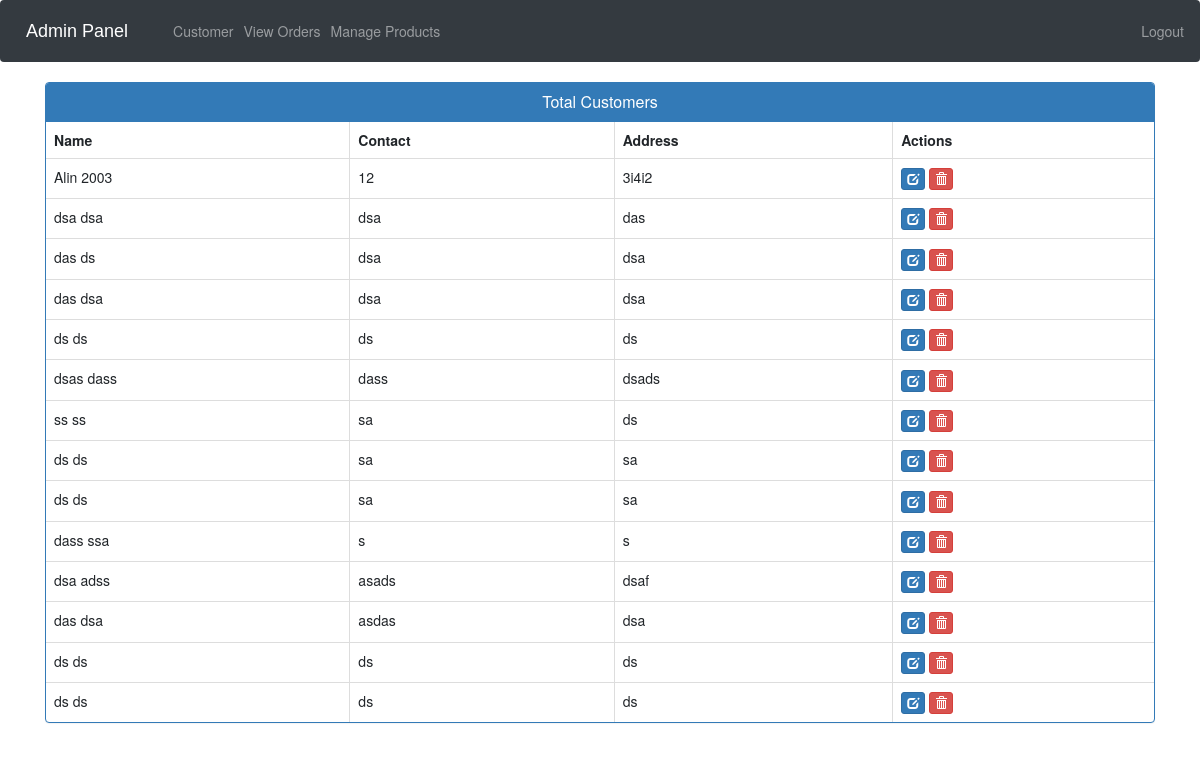
/view-customer/ (signed in), run on an earlier commit of the app's database.
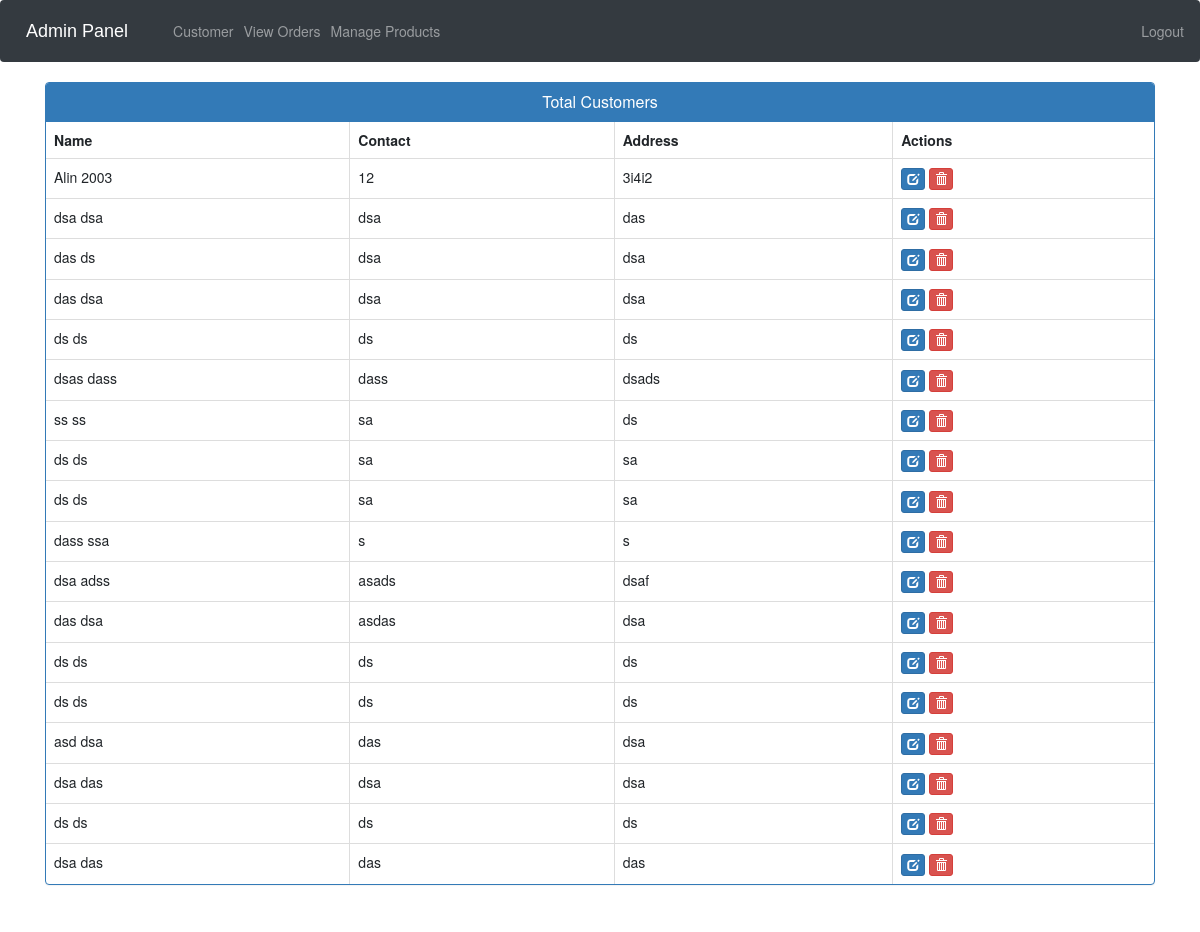
And on a later commit of the database.
### ecom/models.py (models this page shows, shortened)
class Customer(models.Model):
    user = models.OneToOneField(User, on_delete=models.CASCADE)
    profile_pic = models.ImageField(upload_to='profile_pic/CustomerProfilePic/', null=True, blank=True)
    address = models.CharField(max_length=40)
    mobile = models.CharField(max_length=20, null=False)
    @property
    def get_name(self):
        return self.user.first_name + " " + self.user.last_name

### ecom/views.py (the view)
# urls.py: path('view-customer/', views.view_customer_view, name='view-customer'),
@login_required(login_url='adminlogin')
def view_customer_view(request):
    customers = models.Customer.objects.all()
    return render(request, 'ecom/view_customer.html', {'customers': customers})

### templates/ecom/view_customer.html (shortened to what this page needs)
{% extends 'ecom/admin_base.html' %}
{% load static %}
{% block content %}
<head>
        <link rel="stylesheet" href="https://cdnjs.cloudflare.com/ajax/libs/font-awesome/5.15.4/css/all.min.css">
        <link rel="stylesheet" href="https://unpkg.com/swiper@7/swiper-bundle.min.css">
        <link rel="stylesheet" href="https://cdnjs.cloudflare.com/ajax/libs/lightgallery-js/1.4.0/css/lightgallery.min.css">
  <link href="//netdna.bootstrapcdn.com/bootstrap/3.0.0/css/bootstrap.min.css" rel="stylesheet" id="bootstrap-css">
</head>
<div class="container">
  <div class="panel panel-primary">
    <div class="panel-heading">
      <h6 class="panel-title">Total Customers</h6>
    </div>
    <table class="table table-hover table-bordered" id="dev-table">
      <thead>
        <tr>
          <th>Name</th>
          <th>Contact</th>
          <th>Address</th>
          <th>Actions</th>
        </tr>
      </thead>
      {% for c in customers %}
      <tr>
        <td> {{c.get_name}}</td>
        <td>{{c.mobile}}</td>
        <td>{{c.address}}</td>
        <td><a class="btn btn-primary btn-xs" href="{% url 'update-customer' c.id  %}"><span class="glyphicon glyphicon-edit"></span></a>
        <a class="btn btn-danger btn-xs" href="{% url 'delete-customer' c.id  %}"><span class="glyphicon glyphicon-trash"></span></a></td>
      </tr>
      {% endfor %}
    </table>
  </div>
</div>
{% endblock content %}

### templates/ecom/admin_base.html (shortened to what this page needs)
<!DOCTYPE html>
{% load static %}
<html lang="en">
<head>
            <link rel="stylesheet" href="https://cdnjs.cloudflare.com/ajax/libs/font-awesome/5.15.4/css/all.min.css">
        <link rel="stylesheet" href="https://unpkg.com/swiper@7/swiper-bundle.min.css">
        <link rel="stylesheet" href="https://cdnjs.cloudflare.com/ajax/libs/lightgallery-js/1.4.0/css/lightgallery.min.css">
  <link rel="stylesheet" href="https://stackpath.bootstrapcdn.com/bootstrap/4.3.1/css/bootstrap.min.css">
  <link rel="stylesheet" href="https://maxcdn.bootstrapcdn.com/font-awesome/4.7.0/css/font-awesome.min.css">
</head>
<body>
  <div class="bs-example">
    <nav class="navbar navbar-expand-md navbar-dark fixed-top" style="background:#343A40;">
      <a href="/" class="navbar-brand">Admin Panel</a>
      <div class="collapse navbar-collapse justify-content-between" id="navbarCollapse">
        <div class="navbar-nav">
          <a href="/view-customer" class="nav-item nav-link"> Customer </a>
          <a href="/admin-view-booking" class="nav-item nav-link"> View Orders </a>
          <a href="/admin-products" class="nav-item nav-link"> Manage Products </a>
        </div>
        <div class="navbar-nav navbar-right">
          <a href="/logout" class="nav-item nav-link"> Logout</a>
        </div>
      </div>
    </nav>
  </div>
  {% block content %}
  {% endblock content %}
<br><br><br><br><br><br><br><br>
</body>
</html>

### templates/ecom/admin_base.html (style rules this page uses)
.bs-example { margin: 0px; }
.navbar-brand { font-size: 20px; font-family: sans-serif; }

### templates/ecom/view_customer.html (style rules this page uses)
a:link { text-decoration: none; }
h6 { text-align: center; }

What changed in the data, as far as the page shows it:
added Customer: get_name "asd dsa", mobile "das", address "dsa"
added Customer: get_name "dsa das", mobile "dsa", address "dsa"
added Customer: get_name "ds ds", mobile "ds", address "ds"
added Customer: get_name "dsa das", mobile "das", address "das"
